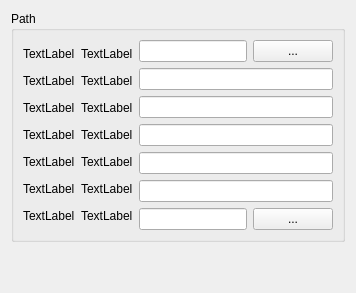
         <widget class="QWidget" name="page_paths">
          <layout class="QVBoxLayout" name="lv_page_paths">
           <item>
            <widget class="QGroupBox" name="gb_path">
             <property name="title">
              <string>Path</string>
             </property>
             <layout class="QHBoxLayout" name="horizontalLayout_2" stretch="0,50">
              <item>
               <layout class="QVBoxLayout" name="verticalLayout_2">
                <item>
                 <layout class="QHBoxLayout" name="lh_path_base">
                  <item>
                   <widget class="QLabel" name="l_icon_download_base_path">
                    <property name="sizePolicy">
                     <sizepolicy hsizetype="Fixed" vsizetype="Fixed">
                      <horstretch>0</horstretch>
                      <verstretch>0</verstretch>
                     </sizepolicy>
                    </property>
                    <property name="text">
                     <string>TextLabel</string>
                    </property>
                   </widget>
                  </item>
                  <item>
                   <widget class="QLabel" name="l_download_base_path">
                    <property name="sizePolicy">
                     <sizepolicy hsizetype="Preferred" vsizetype="Fixed">
                      <horstretch>0</horstretch>
                      <verstretch>0</verstretch>
                     </sizepolicy>
                    </property>
                    <property name="text">
                     <string>TextLabel</string>
                    </property>
                   </widget>
                  </item>
                 </layout>
                </item>
                <item>
                 <layout class="QHBoxLayout" name="lh_path_fmt_track">
                  <item>
                   <widget class="QLabel" name="l_icon_format_track">
                    <property name="sizePolicy">
                     <sizepolicy hsizetype="Fixed" vsizetype="Fixed">
                      <horstretch>0</horstretch>
                      <verstretch>0</verstretch>
                     </sizepolicy>
                    </property>
                    <property name="text">
                     <string>TextLabel</string>
                    </property>
                   </widget>
                  </item>
                  <item>
                   <widget class="QLabel" name="l_format_track">
                    <property name="sizePolicy">
                     <sizepolicy hsizetype="Preferred" vsizetype="Fixed">
                      <horstretch>0</horstretch>
                      <verstretch>0</verstretch>
                     </sizepolicy>
                    </property>
                    <property name="text">
                     <string>TextLabel</string>
                    </property>
                   </widget>
                  </item>
                 </layout>
                </item>
                <item>
                 <layout class="QHBoxLayout" name="lh_path_fmt_video">
                  <item>
                   <widget class="QLabel" name="l_icon_format_video">
                    <property name="sizePolicy">
                     <sizepolicy hsizetype="Fixed" vsizetype="Fixed">
                      <horstretch>0</horstretch>
                      <verstretch>0</verstretch>
                     </sizepolicy>
                    </property>
                    <property name="text">
                     <string>TextLabel</string>
                    </property>
                   </widget>
                  </item>
                  <item>
                   <widget class="QLabel" name="l_format_video">
                    <property name="sizePolicy">
                     <sizepolicy hsizetype="Preferred" vsizetype="Fixed">
                      <horstretch>0</horstretch>
                      <verstretch>0</verstretch>
                     </sizepolicy>
                    </property>
                    <property name="text">
                     <string>TextLabel</string>
                    </property>
                   </widget>
                  </item>
                 </layout>
                </item>
                <item>
                 <layout class="QHBoxLayout" name="lh_path_fmt_album">
                  <item>
                   <widget class="QLabel" name="l_icon_format_album">
                    <property name="sizePolicy">
                     <sizepolicy hsizetype="Fixed" vsizetype="Preferred">
                      <horstretch>0</horstretch>
                      <verstretch>0</verstretch>
                     </sizepolicy>
                    </property>
                    <property name="text">
                     <string>TextLabel</string>
                    </property>
                   </widget>
                  </item>
                  <item>
                   <widget class="QLabel" name="l_format_album">
                    <property name="sizePolicy">
                     <sizepolicy hsizetype="Preferred" vsizetype="Fixed">
                      <horstretch>0</horstretch>
                      <verstretch>0</verstretch>
                     </sizepolicy>
                    </property>
                    <property name="text">
                     <string>TextLabel</string>
                    </property>
                   </widget>
                  </item>
                 </layout>
                </item>
                <item>
                 <layout class="QHBoxLayout" name="lh_fpath_mt_playlist">
                  <item>
                   <widget class="QLabel" name="l_icon_format_playlist">
                    <property name="sizePolicy">
                     <sizepolicy hsizetype="Fixed" vsizetype="Fixed">
                      <horstretch>0</horstretch>
                      <verstretch>0</verstretch>
                     </sizepolicy>
                    </property>
                    <property name="text">
                     <string>TextLabel</string>
                    </property>
                   </widget>
                  </item>
                  <item>
                   <widget class="QLabel" name="l_format_playlist">
                    <property name="sizePolicy">
                     <sizepolicy hsizetype="Preferred" vsizetype="Fixed">
                      <horstretch>0</horstretch>
                      <verstretch>0</verstretch>
                     </sizepolicy>
                    </property>
                    <property name="text">
                     <string>TextLabel</string>
                    </property>
                   </widget>
                  </item>
                 </layout>
                </item>
                <item>
                 <layout class="QHBoxLayout" name="lh_path_fmt_mix">
                  <item>
                   <widget class="QLabel" name="l_icon_format_mix">
                    <property name="sizePolicy">
                     <sizepolicy hsizetype="Fixed" vsizetype="Preferred">
                      <horstretch>0</horstretch>
                      <verstretch>0</verstretch>
                     </sizepolicy>
                    </property>
                    <property name="text">
                     <string>TextLabel</string>
                    </property>
                   </widget>
                  </item>
                  <item>
                   <widget class="QLabel" name="l_format_mix">
                    <property name="sizePolicy">
                     <sizepolicy hsizetype="Preferred" vsizetype="Fixed">
                      <horstretch>0</horstretch>
                      <verstretch>0</verstretch>
                     </sizepolicy>
                    </property>
                    <property name="text">
                     <string>TextLabel</string>
                    </property>
                   </widget>
                  </item>
                 </layout>
                </item>
                <item>
                 <layout class="QHBoxLayout" name="lh_path_binary_ffmpeg">
                  <item>
                   <widget class="QLabel" name="l_icon_path_binary_ffmpeg">
                    <property name="sizePolicy">
                     <sizepolicy hsizetype="Fixed" vsizetype="Fixed">
                      <horstretch>0</horstretch>
                      <verstretch>0</verstretch>
                     </sizepolicy>
                    </property>
                    <property name="text">
                     <string>TextLabel</string>
                    </property>
                   </widget>
                  </item>
                  <item>
                   <widget class="QLabel" name="l_path_binary_ffmpeg">
                    <property name="sizePolicy">
                     <sizepolicy hsizetype="Preferred" vsizetype="Fixed">
                      <horstretch>0</horstretch>
                      <verstretch>0</verstretch>
                     </sizepolicy>
                    </property>
                    <property name="text">
                     <string>TextLabel</string>
                    </property>
                   </widget>
                  </item>
                 </layout>
                </item>
               </layout>
              </item>
              <item>
               <layout class="QVBoxLayout" name="verticalLayout">
                <item>
                 <layout class="QHBoxLayout" name="horizontalLayout_10">
                  <item>
                   <widget class="QLineEdit" name="le_download_base_path">
                    <property name="sizePolicy">
                     <sizepolicy hsizetype="Expanding" vsizetype="Fixed">
                      <horstretch>0</horstretch>
                      <verstretch>0</verstretch>
                     </sizepolicy>
                    </property>
                    <property name="dragEnabled">
                     <bool>true</bool>
                    </property>
                   </widget>
                  </item>
                  <item>
                   <widget class="QPushButton" name="pb_download_base_path">
                    <property name="text">
                     <string>...</string>
                    </property>
                   </widget>
                  </item>
                 </layout>
                </item>
                <item>
                 <layout class="QHBoxLayout" name="horizontalLayout_7">
                  <item>
                   <widget class="QLineEdit" name="le_format_track"/>
                  </item>
                 </layout>
                </item>
                <item>
                 <layout class="QHBoxLayout" name="horizontalLayout_5">
                  <item>
                   <widget class="QLineEdit" name="le_format_video"/>
                  </item>
                 </layout>
                </item>
                <item>
                 <layout class="QHBoxLayout" name="horizontalLayout_6">
                  <item>
                   <widget class="QLineEdit" name="le_format_album"/>
                  </item>
                 </layout>
                </item>
                <item>
                 <layout class="QHBoxLayout" name="horizontalLayout_4">
                  <item>
                   <widget class="QLineEdit" name="le_format_playlist">
                    <property name="sizePolicy">
                     <sizepolicy hsizetype="Expanding" vsizetype="Fixed">
                      <horstretch>0</horstretch>
                      <verstretch>0</verstretch>
                     </sizepolicy>
                    </property>
                   </widget>
                  </item>
                 </layout>
                </item>
                <item>
                 <layout class="QHBoxLayout" name="horizontalLayout_8">
                  <item>
                   <widget class="QLineEdit" name="le_format_mix"/>
                  </item>
                 </layout>
                </item>
                <item>
                 <layout class="QHBoxLayout" name="horizontalLayout_3">
                  <item>
                   <widget class="QLineEdit" name="le_path_binary_ffmpeg">
                    <property name="sizePolicy">
                     <sizepolicy hsizetype="Expanding" vsizetype="Fixed">
                      <horstretch>0</horstretch>
                      <verstretch>0</verstretch>
                     </sizepolicy>
                    </property>
                    <property name="dragEnabled">
                     <bool>true</bool>
                    </property>
                   </widget>
                  </item>
                  <item>
                   <widget class="QPushButton" name="pb_path_binary_ffmpeg">
                    <property name="text">
                     <string>...</string>
                    </property>
                   </widget>
                  </item>
                 </layout>
                </item>
               </layout>
              </item>
             </layout>
            </widget>
           </item>
           <item>
            <spacer name="vs_page_paths">
             <property name="orientation">
              <enum>Qt::Orientation::Vertical</enum>
             </property>
             <property name="sizeHint" stdset="0">
              <size>
               <width>20</width>
               <height>40</height>
              </size>
             </property>
            </spacer>
           </item>
          </layout>
         </widget>
